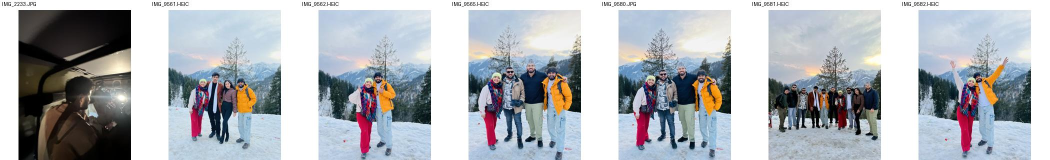
#> input picture marketing/research/frames/drive2_photos.jpg, 2100 x 320 px, given in place of f.png, which was not available (shown at 1/2 size)
$ python capstyles2.py ../research/frames
#> lines starting #> are read from the running program, lines starting #| are printed output that depends on the picture
import sys
from PIL import Image,ImageDraw,ImageFont,ImageFilter
S=sys.argv[1]; D=S+"/render/capstyles/"
f=lambda n,s: ImageFont.truetype(S+"/fonts/"+n,s)
base=Image.open(D+"f.png").convert("RGBA")
Y=(255,214,10); G=(57,255,20)
def words(im,ws,fo,y,cols,stroke=0,sc=(0,0,0),boxidx=None,boxcol=None,boxtext=None,shadow=False,gap=None):
#> called with y = 1300, stroke = 0, sc = (0, 0, 0), shadow = True
    d=ImageDraw.Draw(im); sp=gap or d.textlength(" ",font=fo)
#> after `sp = gap or d.textlength(' ', font=fo)`: sp = 47.69
    tw=sum(d.textlength(w,font=fo) for w in ws)+sp*(len(ws)-1); x=540-tw/2
#> after `tw = sum((d.textlength(w, font=fo) for w in ws)) + sp * (len(ws) - 1)`: tw = 1403.9
#> after `x = 540 - tw / 2`: x = -162
    if shadow:
        sh=Image.new("RGBA",im.size,(0,0,0,0)); sd=ImageDraw.Draw(sh); xx=x
#> after `sh = Image.new('RGBA', im.size, (0, 0, 0, 0))`: sh: PIL image 2100x320 RGBA; every value is 0
#> after `xx = x`: xx = -162
        for w in ws: sd.text((xx+5,y+7),w,font=fo,fill=(0,0,0,200),anchor="lm",stroke_width=stroke,stroke_fill=(0,0,0,200)); xx+=d.textlength(w,font=fo)+sp
#> this loop made 3 passes
#> xx on passes 1 to 3: 336.6, 574.3, 1289.6
#> after the loop, xx = 1289.6
        im.alpha_composite(sh.filter(ImageFilter.GaussianBlur(5))); d=ImageDraw.Draw(im)
    for i,w in enumerate(ws):
        if i==boxidx:
            bb=d.textbbox((x,y),w,font=fo,anchor="lm"); d.rounded_rectangle((bb[0]-14,bb[1]-12,bb[2]+14,bb[3]+12),radius=14,fill=boxcol)
            d.text((x,y),w,font=fo,fill=boxtext,anchor="lm")
        else: d.text((x,y),w,font=fo,fill=cols[i],anchor="lm",stroke_width=stroke,stroke_fill=sc)
        x+=d.textlength(w,font=fo)+sp
#> this loop made 3 passes
#> after the loop, x = 1289.6
outs=[]
im=base.copy(); words(im,["DELHI","SE","KANATAL"],f("BebasNeue-Regular.ttf",150),1300,["white","white",Y],shadow=True); outs.append(("1 Bebas",im))
im=base.copy(); words(im,["DELHI","SE","KANATAL"],f("Anton-Regular.ttf",120),1300,["white","white",Y],stroke=8); outs.append(("2 Anton",im))
#> the loop in words (call 2), `for i,w in enumerate(ws):` made 3 passes
#> x on passes 1 to 3: 377.3, 567.4, 1139.7
im=base.copy(); words(im,["Delhi","se","Kanatal"],f("ArchivoBlack-Regular.ttf",86),1300,["white","white","x"],stroke=6,boxidx=2,boxcol=Y,boxtext="black"); outs.append(("3 Highlight box",im))
im=base.copy(); words(im,["DELHI","SE","KANATAL"],f("LuckiestGuy-Regular.ttf",110),1300,[Y,Y,Y],stroke=10); outs.append(("4 Fun cartoon",im))
im=base.copy(); words(im,["DELHI","SE","KANATAL"],f("Bangers-Regular.ttf",130),1300,["white","white",(255,70,70)],stroke=8,gap=26); outs.append(("5 Comic",im))
im=base.copy(); words(im,["delhi","se","kanatal"],f("Poppins-ExtraBold.ttf",96),1300,["white","white",G],stroke=7,shadow=True); outs.append(("6 Green pop",im))
W=330;IH=int(W*1220/1080);H=IH; sheet=Image.new("RGB",(W*3+40,(IH+80)*2+10),"white"); sd=ImageDraw.Draw(sheet)
#> after `sheet = Image.new('RGB', (W * 3 + 40, (IH + 80) * 2 + 10), 'white')`: sheet: PIL image 1030x914 RGB; every value is 255
for i,(n,im) in enumerate(outs):
    c,r=i%3,i//3; x=10+c*(W+10); y=10+r*(IH+80)
    sd.text((x+W//2,y+30),n,font=f("Poppins-ExtraBold.ttf",34),fill="black",anchor="mm")
    sheet.paste(im.convert("RGB").crop((0,700,1080,1920)).resize((W,int(W*1220/1080))),(x,y+60))
#> this loop made 6 passes
#> (n, c, r, x, y) on passes 1 to 6: ('1 Bebas', 0, 0, 10, 10), ('2 Anton', 1, 0, 350, 10), ('3 Highlight box', 2, 0, 690, 10), ('4 Fun cartoon', 0, 1, 10, 462), ('5 Comic', 1, 1, 350, 462), ('6 Green pop', 2, 1, 690, 462)
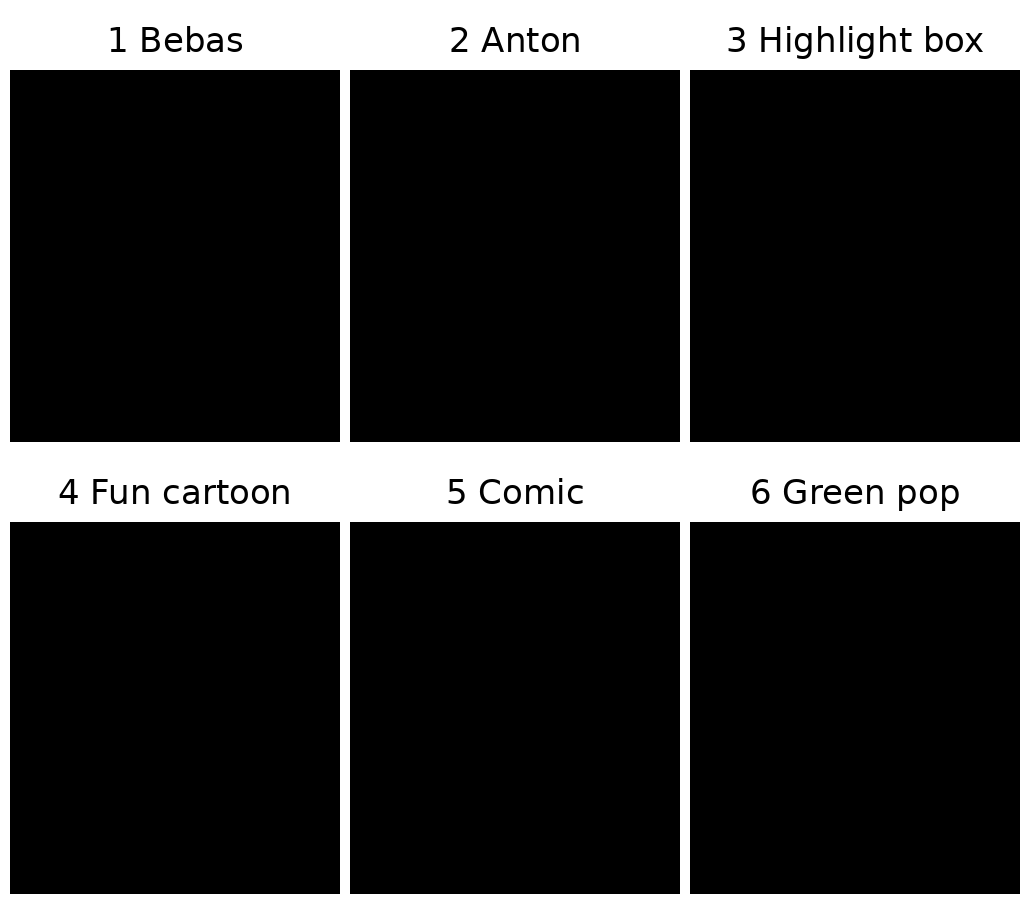
#> sheet: PIL image 1030x914 RGB; min 0, max 255, mean 53.4
sheet.save(D+"roman_styles.jpg",quality=90)

$ run again, on marketing/research/frames/ACC_capture.a.trip.jpg
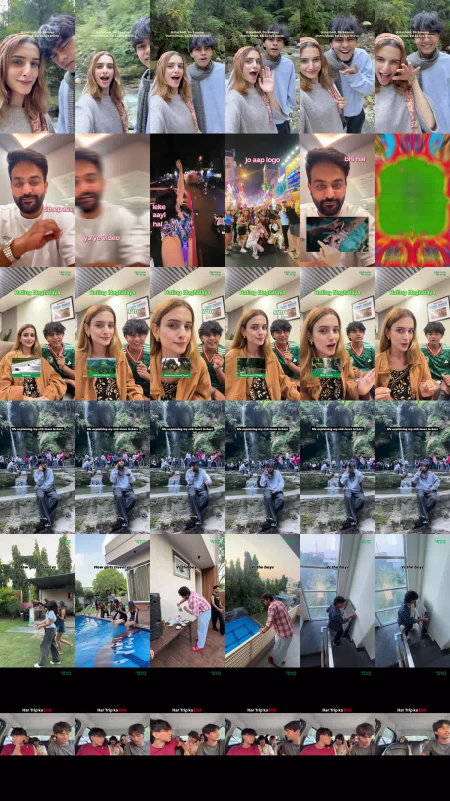
#> input picture marketing/research/frames/ACC_capture.a.trip.jpg, 900 x 1602 px, given in place of f.png, which was not available (shown at 1/2 size)
#> sp = 47.69
#> tw = 1403.9
#> in words, `x = 540 - tw / 2`: x = -162
#> the loop in words, `for w in ws: sd.text((xx+5,y+7),w,font=fo,fill=(0,0,0,200),anchor="lm"..` made 3 passes
#> xx on passes 1 to 3: 336.6, 574.3, 1289.6
#> after the loop in words, `for w in ws: sd.text((xx+5,y+7),w,font=fo,fill=(0,0,0,200),anchor="lm"..`: xx = 1289.6
#> the loop in words, `for i,w in enumerate(ws):` made 3 passes
#> the loop in words (call 2), `for i,w in enumerate(ws):` made 3 passes
#> x on passes 1 to 3: 377.3, 567.4, 1139.7
#> sp = 30.52
#> tw = 759.8
#> in words (call 6), `x = 540 - tw / 2`: x = 160.1
#> the loop in words (call 6), `for w in ws: sd.text((xx+5,y+7),w,font=fo,fill=(0,0,0,200),anchor="lm"..` made 3 passes
#> xx on passes 1 to 3: 424.8, 564.4, 950.4
#> after the loop in words (call 6), `for w in ws: sd.text((xx+5,y+7),w,font=fo,fill=(0,0,0,200),anchor="lm"..`: xx = 950.4
#> in words (call 6), `im.alpha_composite(sh.filter(ImageFilter.GaussianBlur(5)))`:
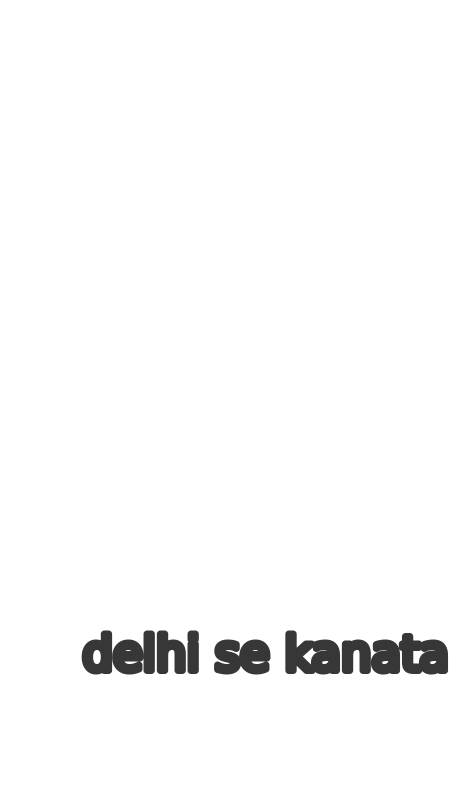
#> sh: PIL image 900x1602 RGBA (shown at 1/2 size); mean R, G, B, A 0, 0, 0, 5.7; transparent parts drawn white
#> the loop in words (call 6), `for i,w in enumerate(ws):` made 3 passes
#> the loop `for i,(n,im) in enumerate(outs):` made 6 passes
#> (n, c, r, x, y) on passes 1 to 6: ('1 Bebas', 0, 0, 10, 10), ('2 Anton', 1, 0, 350, 10), ('3 Highlight box', 2, 0, 690, 10), ('4 Fun cartoon', 0, 1, 10, 462), ('5 Comic', 1, 1, 350, 462), ('6 Green pop', 2, 1, 690, 462)
#> after the loop `for i,(n,im) in enumerate(outs):`:
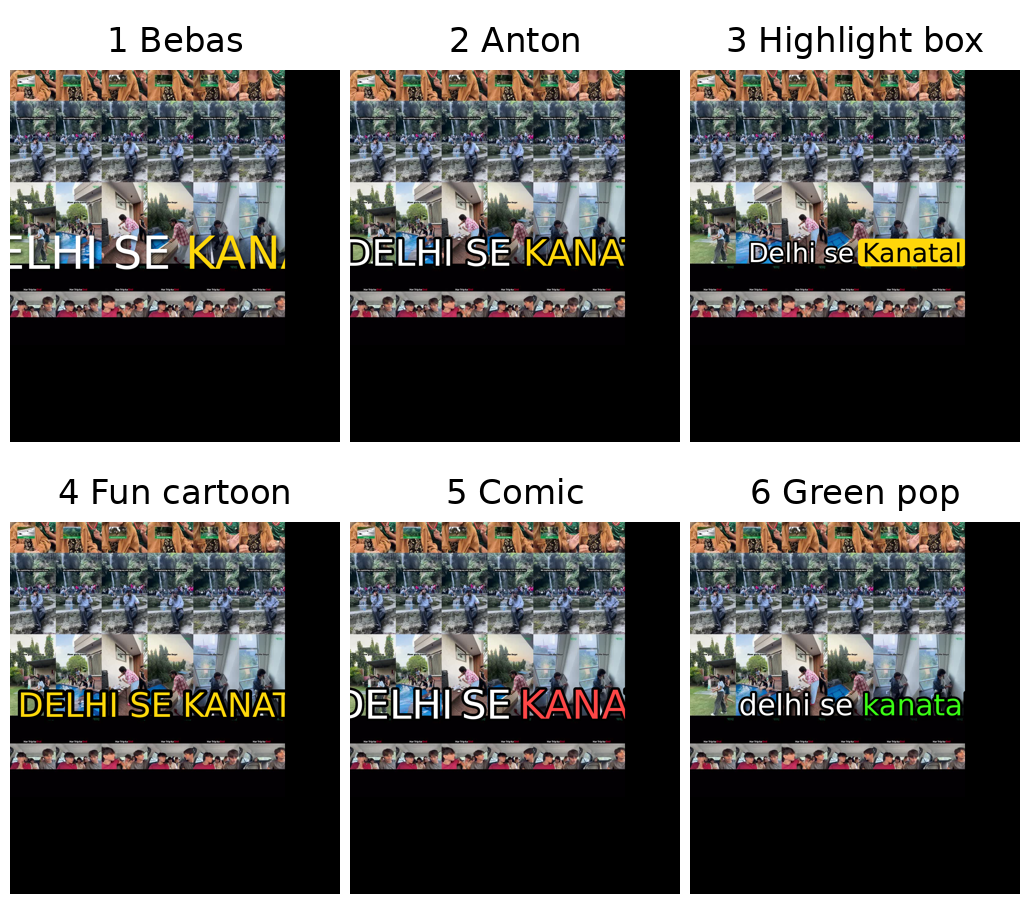
#> sheet: PIL image 1030x914 RGB; mean R, G, B 98.5, 97.5, 95.7

$ run again, on marketing/research/frames/ACC_desh.videsh.in.jpg
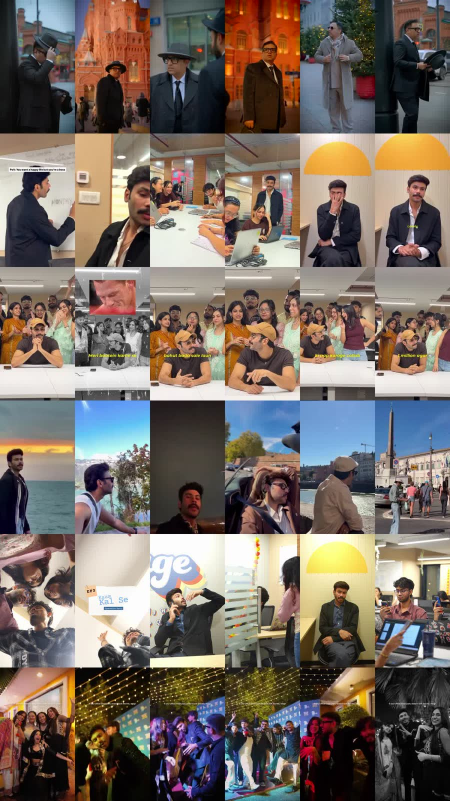
#> input picture marketing/research/frames/ACC_desh.videsh.in.jpg, 900 x 1602 px, given in place of f.png, which was not available (shown at 1/2 size)
#> sp = 47.69
#> tw = 1403.9
#> in words, `x = 540 - tw / 2`: x = -162
#> the loop in words, `for w in ws: sd.text((xx+5,y+7),w,font=fo,fill=(0,0,0,200),anchor="lm"..` made 3 passes
#> xx on passes 1 to 3: 336.6, 574.3, 1289.6
#> after the loop in words, `for w in ws: sd.text((xx+5,y+7),w,font=fo,fill=(0,0,0,200),anchor="lm"..`: xx = 1289.6
#> the loop in words, `for i,w in enumerate(ws):` made 3 passes
#> the loop in words (call 2), `for i,w in enumerate(ws):` made 3 passes
#> x on passes 1 to 3: 377.3, 567.4, 1139.7
#> sp = 30.52
#> tw = 759.8
#> in words (call 6), `x = 540 - tw / 2`: x = 160.1
#> the loop in words (call 6), `for w in ws: sd.text((xx+5,y+7),w,font=fo,fill=(0,0,0,200),anchor="lm"..` made 3 passes
#> xx on passes 1 to 3: 424.8, 564.4, 950.4
#> after the loop in words (call 6), `for w in ws: sd.text((xx+5,y+7),w,font=fo,fill=(0,0,0,200),anchor="lm"..`: xx = 950.4
#> in words (call 6), `im.alpha_composite(sh.filter(ImageFilter.GaussianBlur(5)))`:
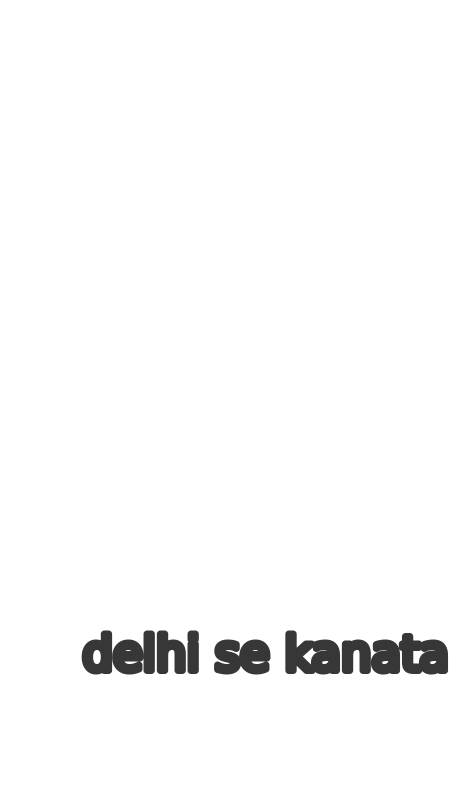
#> sh: PIL image 900x1602 RGBA (shown at 1/2 size); mean R, G, B, A 0, 0, 0, 5.7; transparent parts drawn white
#> the loop in words (call 6), `for i,w in enumerate(ws):` made 3 passes
#> the loop `for i,(n,im) in enumerate(outs):` made 6 passes
#> (n, c, r, x, y) on passes 1 to 6: ('1 Bebas', 0, 0, 10, 10), ('2 Anton', 1, 0, 350, 10), ('3 Highlight box', 2, 0, 690, 10), ('4 Fun cartoon', 0, 1, 10, 462), ('5 Comic', 1, 1, 350, 462), ('6 Green pop', 2, 1, 690, 462)
#> after the loop `for i,(n,im) in enumerate(outs):`:
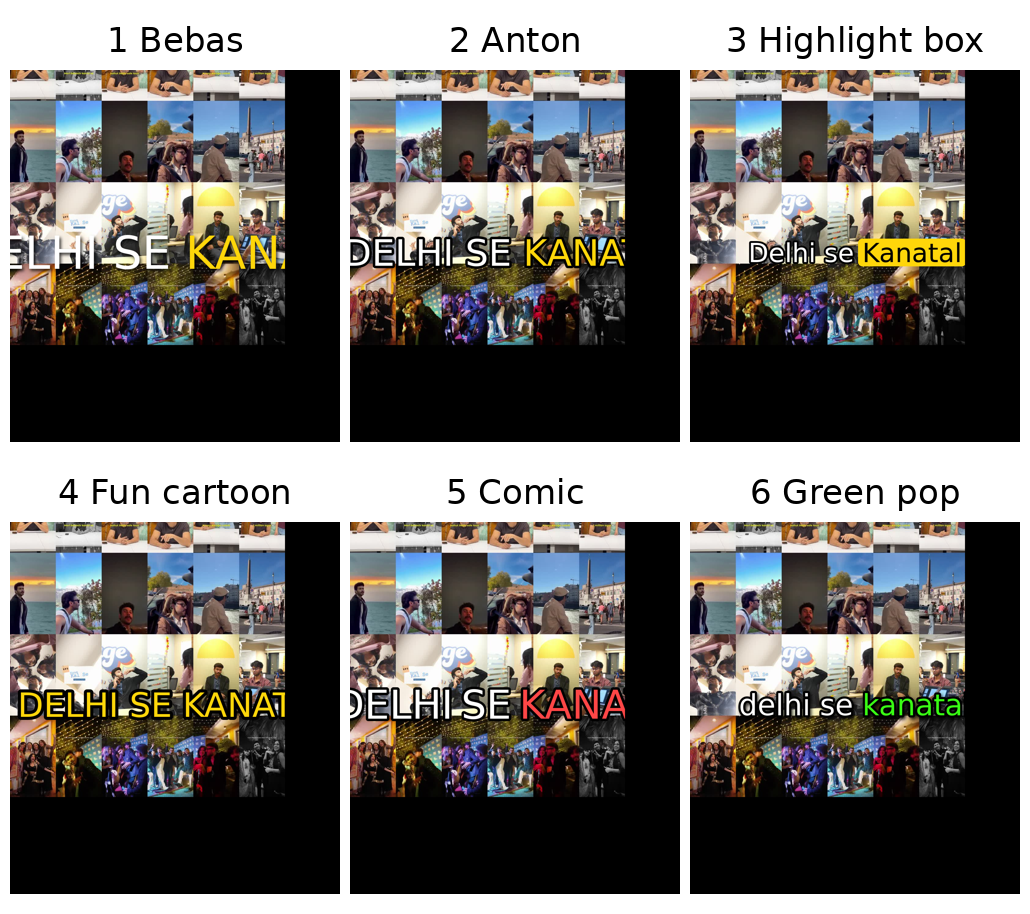
#> sheet: PIL image 1030x914 RGB; mean R, G, B 110.6, 107.7, 104
